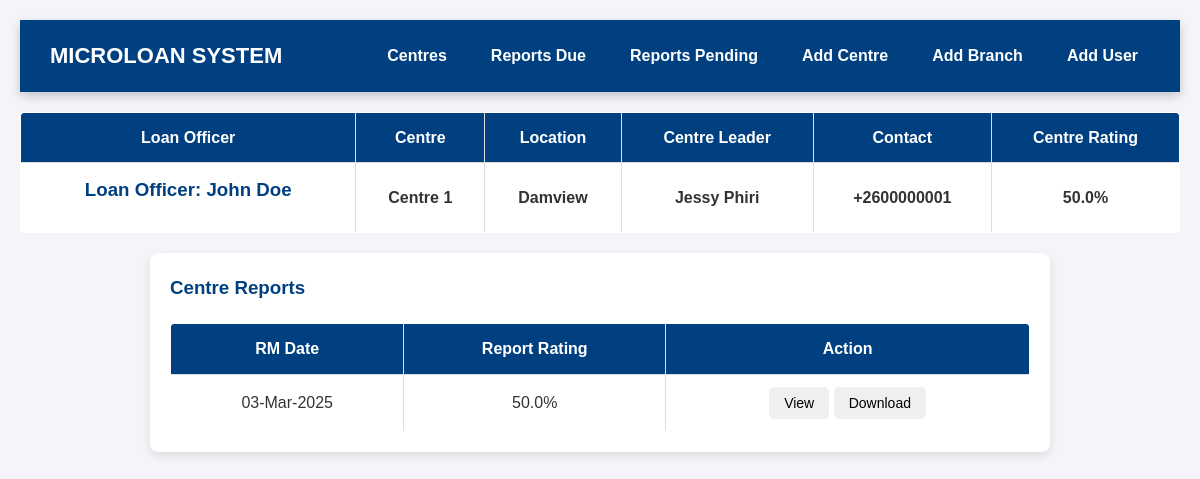
Page /centre/view/1 on the committed database.
### app.py (models this page shows, shortened)
class User(db.Model):
    id = db.Column(db.Integer, primary_key=True)
    branch_id = db.Column(db.Integer, db.ForeignKey('branch.id'), nullable=False)
    centres = db.relationship('ActiveCentres', backref='assigned_user', lazy=True)
    email = db.Column(db.String(120), unique=True, nullable=False)
    first_name = db.Column(db.String(25), nullable=False)
    last_name = db.Column(db.String(25), nullable=False)
    password_hash = db.Column(db.String(125), nullable=False)
    user_role = db.Column(db.String(25), default="Loan Officer", nullable=False)

class ActiveCentres(db.Model):
    id = db.Column(db.Integer, primary_key = True)
    user_id = db.Column(db.Integer, db.ForeignKey('user.id'), nullable=False)
    branch_id = db.Column(db.Integer, db.ForeignKey('branch.id'), nullable=False)
    reports = db.relationship('CentreReports', backref='active_centres', lazy=True)
    centre_name = db.Column(db.String(50), nullable=False)
    last_rm_date = db.Column(db.Date, nullable=False, default=datetime.utcnow().date)
    location = db.Column(db.String(50), nullable=False)
    distance = db.Column(db.Integer, nullable=False)
    chairperson = db.Column(db.String(50), nullable=False)
    contact_num = db.Column(db.String(15), unique=True, nullable=False)

class CentreReports(db.Model):
    id = db.Column(db.Integer, primary_key = True)
    centre_id = db.Column(db.Integer, db.ForeignKey('active_centres.id'), nullable = False)
    num_groups = db.Column(db.Integer, nullable = False)
    paid = db.Column(db.Integer, nullable = False)
    loan_balance = db.Column(db.Integer, nullable = False)
    attendance = db.Column(db.Integer, nullable = False)
    savings = db.Column(db.Integer, nullable = False)
    start_time = db.Column(Time, default=lambda: datetime.utcnow().time(), nullable=False)
    end_time = db.Column(Time, default=lambda: datetime.utcnow().time(), nullable=False)
    num_packages = db.Column(db.Integer, nullable=False)
    rm_date = db.Column(db.Date, nullable=False, default=datetime.utcnow().date)
    status = db.Column(db.Boolean, default=False)
    comment = db.Column(db.String(50), nullable=True)
    photo = db.Column(db.String(255), nullable=True)
    def get_rating(self):
        score_1 = 1 if self.num_groups > 4 else 0 # score centre centre size
        score_2 = 1 if (self.attendance / self.num_groups * 4.5) > 0.5 else 0 # score centre attendance
        rating = ((score_1 + score_2) / 2) * 100
        return round(rating, 1)
    @staticmethod
    def get_average(centre_id):
        latest_reports = (CentreReports.query.filter_by(centre_id=centre_id).order_by(CentreReports.id.desc()).limit(3).all())
        if not latest_reports:
            return 0
        ratings = [report.get_rating() for report in latest_reports]
        average_rating = sum(ratings) / len(ratings)
        return round(average_rating, 1)

### app.py (the view)
@app.route('/centre/view/<int:id>', methods=['GET'])
def centre_view(id:int):
    centre = ActiveCentres.query.get(id)
    report = CentreReports.query.filter_by(centre_id=id).all()
    average_rating = CentreReports.get_average(id)
    return render_template('centre_view.html', average_rating=average_rating,centre=centre, report=report)

### templates/centre_view.html
{% extends 'base.html' %}
{% block content %}
<div class="centre-reports">
        <table>
            <thead>
                <tr>
                    <th>Loan Officer</th>
                    <th>Centre</th>
                    <th>Location</th>
                    <th>Centre Leader</th>
                    <th>Contact</th>
                    <th>Centre Rating</th>
                </tr>
            </thead>
            <tbody>
                <tr>
                    <td><a href="{{url_for('centre_view',id=centre.assigned_user.id)}}"><h3>Loan Officer: {{centre.assigned_user.first_name}} {{centre.assigned_user.last_name}}</h3></a></td>
                    <td><h4>{{ centre.centre_name }}</h4></td>
                    <td><h4>{{ centre.location }}</h4></td>
                    <td><h4>{{ centre.chairperson }}</h4></td>
                    <td><h4>{{ centre.contact_num }}</h4></td>
                    <td><h4>{{ average_rating }}%</h4></td>
                </tr>
            </tbody>
        </table>
</div>
<div class="centre-view-container">
    <div class="centre-reports">
        <h3>Centre Reports</h3>
        {% if report | length < 1 %}
            <h3>There are no reports...</h3>
        {% else %}
            <table>
                <thead>
                    <tr>
                        <th>RM Date</th>
                        <th>Report Rating</th>
                        <th>Action</th>
                    </tr>
                </thead>
                <tbody>
                    {% for report in report %}
                    <tr>
                        <td>{{ report.rm_date.strftime('%d-%b-%Y')}}</td>
                        <td>{{ report.get_rating()}}%</td>
                        <td>
                            <a href="#"><button class="btn view-btn-2">View</button></a>
                            <a href="#"><button class="btn download-btn-2">Download</button></a>
                        </td>
                    </tr>
                    {% endfor %}
                </tbody>
            </table>
        {% endif %}
    </div>
</div>
{% endblock %}

### templates/base.html (shortened to what this page needs)
<!DOCTYPE html>
<html lang="en">
<head>
    <link rel="stylesheet" href="{{ url_for('static', filename='styles.css') }}">
</head>
<body>
    <nav>
    <div class="nav-logo">MicroLoan System</div>
    <div class="nav-links">
        <a href="{{ url_for('home') }}">Centres</a>
        <a href="{{ url_for('report_due') }}">Reports Due</a>
        <a href="{{ url_for('report_pending') }}">Reports Pending</a>
        <a href="{{ url_for('centre_add') }}">Add Centre</a>
        <a href="{{ url_for('branch_add')}}">Add Branch</a>
        <a href="{{ url_for('user_register')}}">Add User</a>
    </div>
    </nav>
    <main>
        {% block content %}
        {% endblock %}
    </main>
</body>
</html>

### static/styles.css (style rules this page uses)
* { margin: 0; padding: 0; box-sizing: border-box; font-family: Arial, sans-serif; }
body { background-color: #f4f4f9; color: #333; line-height: 1.6; padding: 20px; }
nav { background: #004080; color: #fff; display: flex; justify-content: space-between; align-items: center; padding: 15px 30px; box-shadow: 0px 4px 10px rgba(0, 0, 0, 0.2); position: sticky; top: 0; width: 100%; z-index: 1000; }
.nav-logo { font-size: 22px; font-weight: bold; text-transform: uppercase; }
.nav-links { display: flex; gap: 20px; }
.nav-links a { color: #fff; text-decoration: none; font-size: 16px; padding: 8px 12px; border-radius: 5px; transition: background 0.3s ease-in-out; }
table { width: 100%; border-collapse: collapse; margin-top: 20px; }
table, th, td { border: 1px solid #ddd; }
th, td { padding: 10px; text-align: center; }
th { background: #004080; color: white; }
a { color: #004080; text-decoration: none; }
.centre-view-container { max-width: 900px; margin: 20px auto; padding: 20px; background: #ffffff; border-radius: 8px; box-shadow: 0px 4px 10px rgba(0, 0, 0, 0.1); }
.centre-reports h3 { color: #004080; margin-bottom: 15px; }
table { width: 100%; border-collapse: collapse; background: #fff; border-radius: 5px; overflow: hidden; }
thead { background: #004080; color: #fff; }
th, td { padding: 10px; text-align: left; border-bottom: 1px solid #ddd; }
a { text-decoration: none; color: #004080; font-weight: bold; transition: 0.3s; }
th, td { padding: 12px; text-align: center; border-bottom: 1px solid #ddd; }
.btn { border: none; padding: 8px 15px; font-size: 14px; border-radius: 5px; cursor: pointer; transition: all 0.3s ease; text-decoration: none; }

### rows in the picture
User: assigned_user.first_name "John", assigned_user.last_name "Doe"
ActiveCentres: centre_name "Centre 1", location "Damview", chairperson "Jessy Phiri", contact_num "+2600000001"
CentreReports: rm_date "03-Mar-2025", get_rating "50.0"

### other values in the picture
{{ average_rating }} "50.0"
